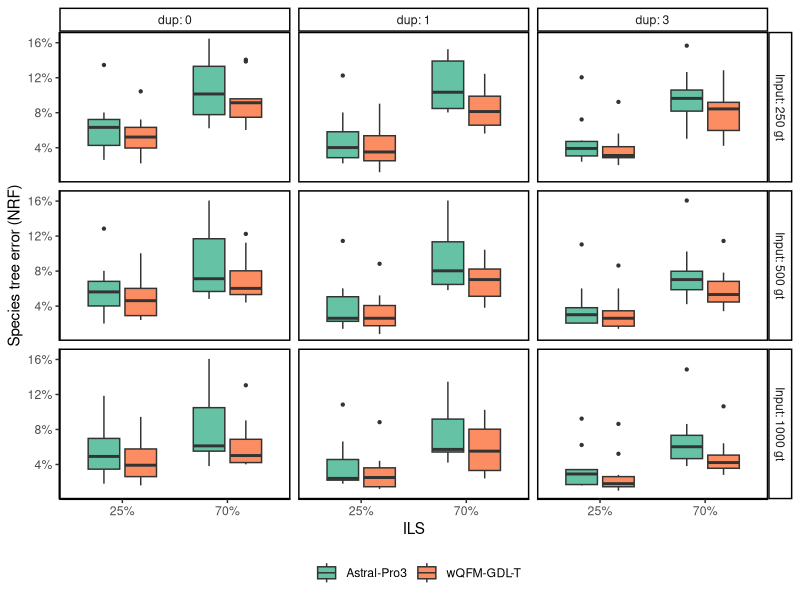
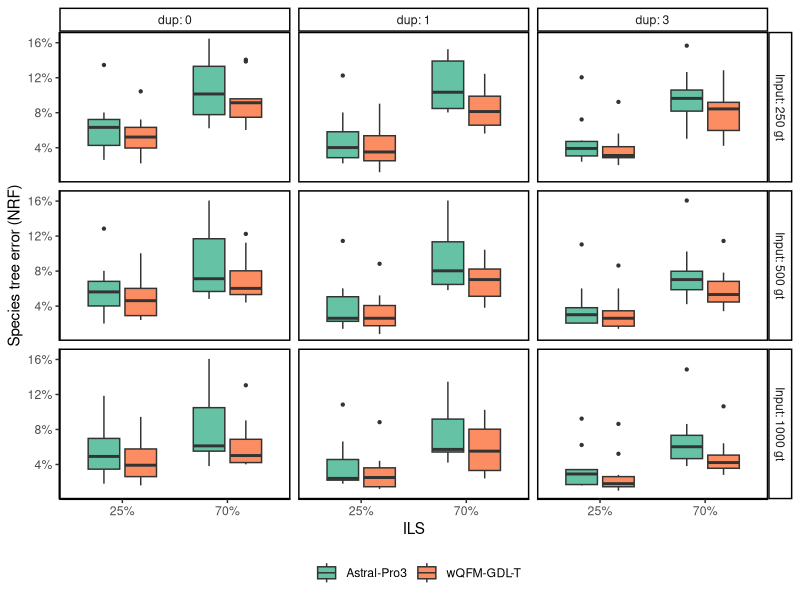

Generate these figures, in order, with R:
library(ggplot2)
library(dplyr)
library(readr)

# Load replicate-level data
box_df <- read_csv("merged_for_plot.csv")

selected_taxa <- c("Taxa: 500")
selected_ils <- c("ILS: 70%")
selected_dup <- c("dup: 0", "dup: 1", "dup: 3")
selected_loss <- c("1")



# Harmonize factor ordering with line-plot script
box_df <- box_df %>%
  mutate(
    Method = factor(Method, levels = c("Apro-3", "wQFM-GDL-T"), labels = c(
      "Astral-Pro3", "wQFM-GDL-T"
    )),
    loss = factor(loss, levels = c("0.1", "1")),
    dup = factor(dup, levels = c("0", "0.25", "1", "3"),
                 labels = c( "dup: 0", "dup: 0.25", "dup: 1", "dup: 3")),
    gt = factor(gt, levels = c("250", "500", "1000"),
                labels = c("Input: 250 gt", "Input: 500 gt", "Input: 1000 gt")),
    ils = factor(ils, levels = c("25", "70"),
                 labels = c("25%", "70%")
                 ),
    taxa = factor(taxa, levels = c("200", "500"),
                  labels = c("Taxa: 200", "Taxa: 500"))
  )

box_df_filtered <- box_df %>%
  filter(taxa %in% selected_taxa,
        #  ils %in% selected_ils,
         dup %in% selected_dup,
         loss %in% selected_loss)

# Box-plot visualization
p_box <- ggplot(box_df_filtered, aes(x = ils, y = Error, fill = Method)) +
  geom_boxplot(width = 0.6, position = position_dodge(width = 0.7), outlier.size = 0.8) +
  facet_grid(gt ~ dup, scales = "free_x", space = "free_x") +
  scale_fill_brewer(palette = "Set2", name = "") +
  scale_y_continuous(labels = scales::percent) +
  labs(
    x = "ILS",
    y = "Species tree error (NRF)"
  ) +
  theme_classic() +
  theme(
    legend.position = "bottom",
    panel.border = element_rect(fill = NA, size = 1)
  )

print(p_box)

ggsave("plot_vary_ils_box.pdf", plot = p_box)
